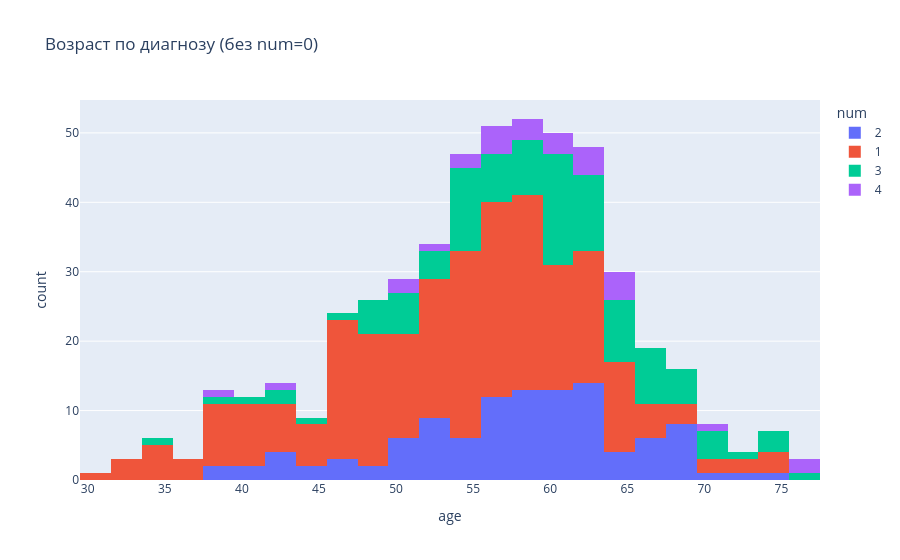

The code cell stored with this chart in its notebook:
### Code cell
px.histogram(
    df.query('num != 0'),
    x='age',
    color='num',
    title='Возраст по диагнозу (без num=0)'
).show()

### Figure 1 — Plotly figure (JSON) as saved in the notebook; plotly's stock layout.template omitted (floating-point values rounded to 4 significant figures; data arrays with more than 128 entries replaced by an {"elided": "..."} marker saying what was removed)
{"data": [{"bingroup": "x", "hovertemplate": "num=2<br>age=%{x}<br>count=%{y}<extra></extra>", "legendgroup": "2", "marker": {"color": "#636efa", "pattern": {"shape": ""}}, "name": "2", "orientation": "v", "showlegend": true, "type": "histogram", "x": [67, 63, 56, 60, 44, 51, 54, 60, 59, 59, 59, 61, 43, 62, 65, 60, 56, 66, 69, 62, 66, 55, 56, 61, 67, 58, 42, 52, 59, 46, 57, 61, 58, 44, 63, 68, 38, 38, 40, 41, 42, 43, 47, 48, 51, 51, 51, 51, 52, 52, 52, 52, 53, 54, 55, 56, 56, 56, 56, 57, 57, 59, 61, 61, 62, 62, 63, 67, 63, 60, 58, 52, 69, 51, 52, 60, 63, 59, 62, 68, 53, 61, 58, 69, 57, 49, 60, 61, 67, 62, 63, 55, 63, 62, 70, 58, 58, 56, 69, 64, 72, 69, 69, 64, 64, 58, 74, 46, 55], "xaxis": "x", "yaxis": "y"}, {"bingroup": "x", "hovertemplate": "num=1<br>age=%{x}<br>count=%{y}<extra></extra>", "legendgroup": "1", "marker": {"color": "#EF553B", "pattern": {"shape": ""}}, "name": "1", "orientation": "v", "showlegend": true, "type": "histogram", "x": {"elided": "265 int values"}, "xaxis": "x", "yaxis": "y"}, {"bingroup": "x", "hovertemplate": "num=3<br>age=%{x}<br>count=%{y}<extra></extra>", "legendgroup": "3", "marker": {"color": "#00cc96", "pattern": {"shape": ""}}, "name": "3", "orientation": "v", "showlegend": true, "type": "histogram", "x": [62, 58, 40, 43, 55, 67, 58, 68, 62, 60, 49, 39, 63, 48, 55, 56, 54, 62, 64, 70, 48, 51, 67, 45, 58, 50, 66, 53, 54, 54, 52, 58, 55, 59, 57, 35, 43, 47, 50, 50, 51, 53, 54, 56, 57, 57, 59, 60, 60, 60, 61, 61, 61, 61, 62, 62, 63, 63, 64, 65, 65, 66, 68, 69, 70, 65, 60, 63, 55, 54, 77, 63, 55, 64, 61, 61, 60, 67, 54, 72, 51, 69, 75, 67, 63, 65, 61, 65, 49, 64, 59, 74, 61, 55, 71, 74, 57, 61, 71, 67, 57, 69, 48, 67, 58, 61, 53], "xaxis": "x", "yaxis": "y"}, {"bingroup": "x", "hovertemplate": "num=4<br>age=%{x}<br>count=%{y}<extra></extra>", "legendgroup": "4", "marker": {"color": "#ab63fa", "pattern": {"shape": ""}}, "name": "4", "orientation": "v", "showlegend": true, "type": "histogram", "x": [60, 65, 58, 50, 63, 70, 57, 55, 77, 64, 38, 61, 58, 43, 51, 53, 55, 58, 63, 57, 56, 65, 76, 56, 64, 62, 61, 62], "xaxis": "x", "yaxis": "y"}], "layout": {"barmode": "relative", "legend": {"title": {"text": "num"}, "tracegroupgap": 0}, "title": {"text": "Возраст по диагнозу (без num=0)"}, "xaxis": {"anchor": "y", "domain": [0, 1], "title": {"text": "age"}}, "yaxis": {"anchor": "x", "domain": [0, 1], "title": {"text": "count"}}}}
